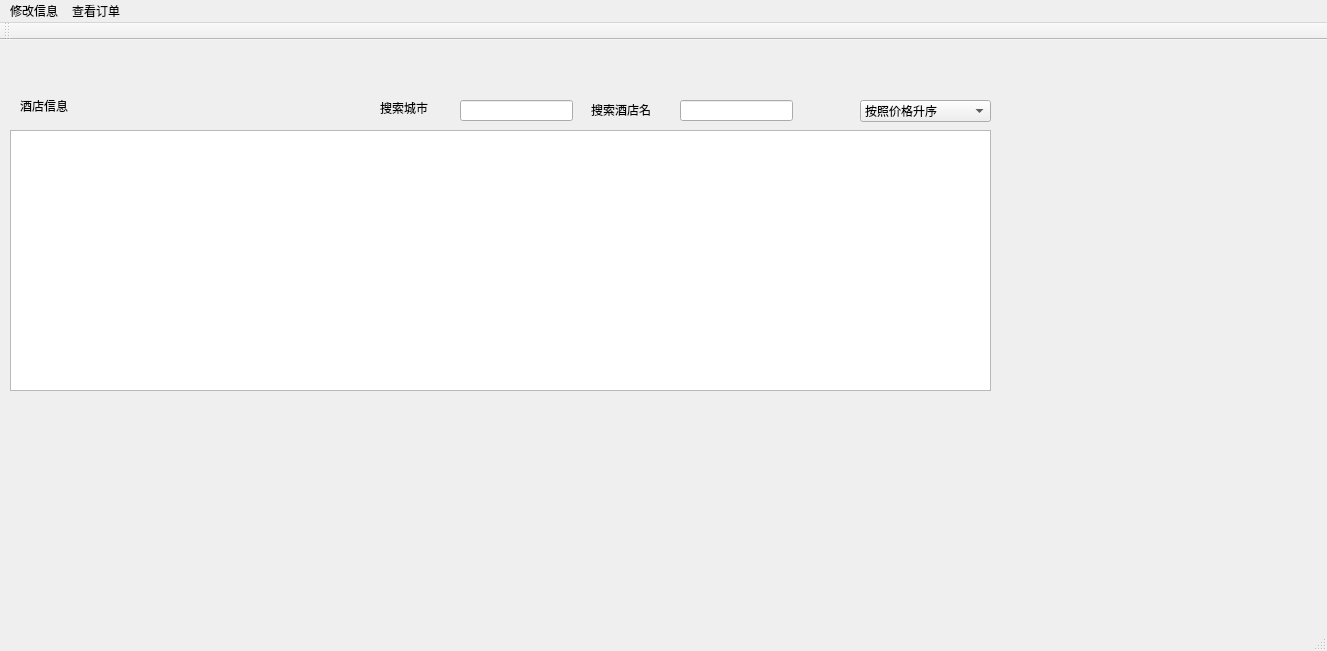
<?xml version="1.0" encoding="UTF-8"?>
<ui version="4.0">
 <class>MainWindow</class>
 <widget class="QMainWindow" name="MainWindow">
  <property name="geometry">
   <rect>
    <x>0</x>
    <y>0</y>
    <width>1327</width>
    <height>651</height>
   </rect>
  </property>
  <property name="windowTitle">
   <string>MainWindow</string>
  </property>
  <widget class="QWidget" name="centralWidget">
   <widget class="QTableWidget" name="hoteltable">
    <property name="geometry">
     <rect>
      <x>10</x>
      <y>90</y>
      <width>981</width>
      <height>261</height>
     </rect>
    </property>
   </widget>
   <widget class="QLabel" name="label">
    <property name="geometry">
     <rect>
      <x>20</x>
      <y>55</y>
      <width>131</width>
      <height>21</height>
     </rect>
    </property>
    <property name="text">
     <string>酒店信息</string>
    </property>
   </widget>
   <widget class="QComboBox" name="comboBox">
    <property name="geometry">
     <rect>
      <x>860</x>
      <y>60</y>
      <width>131</width>
      <height>22</height>
     </rect>
    </property>
    <item>
     <property name="text">
      <string>按照价格升序</string>
     </property>
    </item>
    <item>
     <property name="text">
      <string>按照价格降序</string>
     </property>
    </item>
    <item>
     <property name="text">
      <string>按照评分升序</string>
     </property>
    </item>
    <item>
     <property name="text">
      <string>按照评分降序</string>
     </property>
    </item>
   </widget>
   <widget class="QLineEdit" name="hotelname">
    <property name="geometry">
     <rect>
      <x>680</x>
      <y>60</y>
      <width>113</width>
      <height>21</height>
     </rect>
    </property>
   </widget>
   <widget class="QLineEdit" name="city">
    <property name="geometry">
     <rect>
      <x>460</x>
      <y>60</y>
      <width>113</width>
      <height>21</height>
     </rect>
    </property>
   </widget>
   <widget class="QLabel" name="label_2">
    <property name="geometry">
     <rect>
      <x>380</x>
      <y>60</y>
      <width>72</width>
      <height>15</height>
     </rect>
    </property>
    <property name="text">
     <string>搜索城市</string>
    </property>
   </widget>
   <widget class="QLabel" name="label_3">
    <property name="geometry">
     <rect>
      <x>591</x>
      <y>60</y>
      <width>81</width>
      <height>20</height>
     </rect>
    </property>
    <property name="text">
     <string>搜索酒店名</string>
    </property>
   </widget>
  </widget>
  <widget class="QMenuBar" name="menuBar">
   <property name="geometry">
    <rect>
     <x>0</x>
     <y>0</y>
     <width>1327</width>
     <height>26</height>
    </rect>
   </property>
   <widget class="QMenu" name="menu">
    <property name="title">
     <string>修改信息</string>
    </property>
   </widget>
   <widget class="QMenu" name="menu_2">
    <property name="title">
     <string>查看订单</string>
    </property>
   </widget>
   <addaction name="menu"/>
   <addaction name="menu_2"/>
  </widget>
  <widget class="QToolBar" name="mainToolBar">
   <attribute name="toolBarArea">
    <enum>TopToolBarArea</enum>
   </attribute>
   <attribute name="toolBarBreak">
    <bool>false</bool>
   </attribute>
  </widget>
  <widget class="QStatusBar" name="statusBar"/>
 </widget>
 <layoutdefault spacing="6" margin="11"/>
 <resources/>
 <connections/>
</ui>
